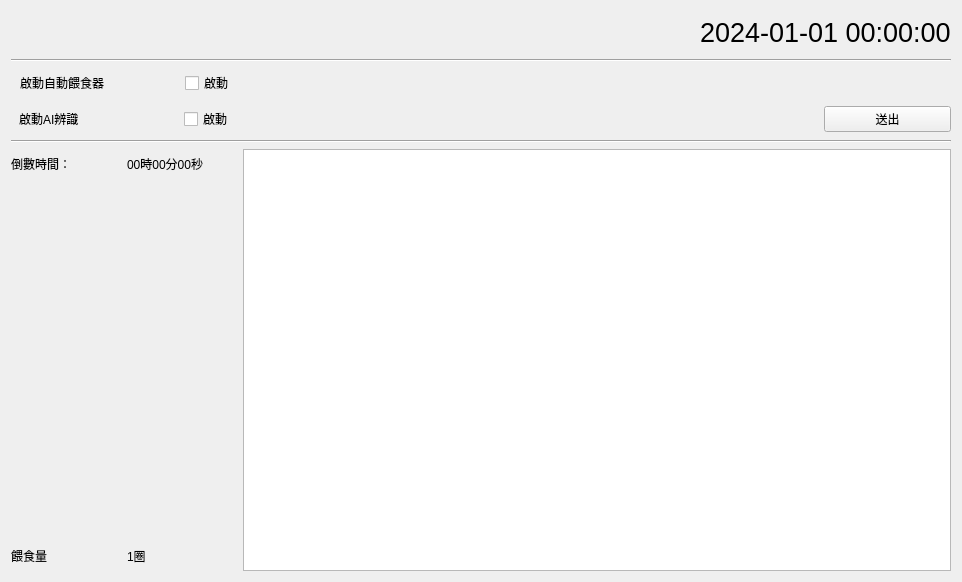
<?xml version="1.0" encoding="UTF-8"?>
<ui version="4.0">
 <class>Form</class>
 <widget class="QWidget" name="Form">
  <property name="geometry">
   <rect>
    <x>0</x>
    <y>0</y>
    <width>962</width>
    <height>582</height>
   </rect>
  </property>
  <property name="windowTitle">
   <string>Form</string>
  </property>
  <layout class="QVBoxLayout" name="verticalLayout_3" stretch="1,0,1,1,0,10">
   <item>
    <layout class="QHBoxLayout" name="horizontalLayout">
     <item>
      <spacer name="horizontalSpacer">
       <property name="orientation">
        <enum>Qt::Horizontal</enum>
       </property>
       <property name="sizeHint" stdset="0">
        <size>
         <width>40</width>
         <height>20</height>
        </size>
       </property>
      </spacer>
     </item>
     <item>
      <widget class="QLabel" name="labCurrentTime">
       <property name="font">
        <font>
         <family>Arial</family>
         <pointsize>20</pointsize>
        </font>
       </property>
       <property name="text">
        <string>2024-01-01 00:00:00</string>
       </property>
      </widget>
     </item>
    </layout>
   </item>
   <item>
    <widget class="Line" name="line">
     <property name="orientation">
      <enum>Qt::Horizontal</enum>
     </property>
    </widget>
   </item>
   <item>
    <layout class="QHBoxLayout" name="horizontalLayout_2" stretch="1,0,1,5">
     <item alignment="Qt::AlignHCenter">
      <widget class="QLabel" name="labAutoFeeder">
       <property name="minimumSize">
        <size>
         <width>110</width>
         <height>30</height>
        </size>
       </property>
       <property name="text">
        <string>啟動自動餵食器</string>
       </property>
      </widget>
     </item>
     <item>
      <spacer name="horizontalSpacer_3">
       <property name="orientation">
        <enum>Qt::Horizontal</enum>
       </property>
       <property name="sizeHint" stdset="0">
        <size>
         <width>40</width>
         <height>20</height>
        </size>
       </property>
      </spacer>
     </item>
     <item>
      <widget class="QCheckBox" name="cbAutoFeederStart">
       <property name="text">
        <string>啟動</string>
       </property>
      </widget>
     </item>
     <item>
      <spacer name="horizontalSpacer_2">
       <property name="orientation">
        <enum>Qt::Horizontal</enum>
       </property>
       <property name="sizeHint" stdset="0">
        <size>
         <width>40</width>
         <height>20</height>
        </size>
       </property>
      </spacer>
     </item>
    </layout>
   </item>
   <item>
    <layout class="QHBoxLayout" name="horizontalLayout_4" stretch="1,0,1,4,1">
     <item alignment="Qt::AlignHCenter">
      <widget class="QLabel" name="labAIFunction">
       <property name="minimumSize">
        <size>
         <width>110</width>
         <height>30</height>
        </size>
       </property>
       <property name="text">
        <string>啟動AI辨識</string>
       </property>
      </widget>
     </item>
     <item>
      <spacer name="horizontalSpacer_4">
       <property name="orientation">
        <enum>Qt::Horizontal</enum>
       </property>
       <property name="sizeType">
        <enum>QSizePolicy::Fixed</enum>
       </property>
       <property name="sizeHint" stdset="0">
        <size>
         <width>40</width>
         <height>20</height>
        </size>
       </property>
      </spacer>
     </item>
     <item>
      <widget class="QCheckBox" name="cbAIFunctionStart">
       <property name="text">
        <string>啟動</string>
       </property>
      </widget>
     </item>
     <item>
      <spacer name="horizontalSpacer_5">
       <property name="orientation">
        <enum>Qt::Horizontal</enum>
       </property>
       <property name="sizeHint" stdset="0">
        <size>
         <width>40</width>
         <height>20</height>
        </size>
       </property>
      </spacer>
     </item>
     <item>
      <widget class="QPushButton" name="btnSubmit">
       <property name="text">
        <string>送出</string>
       </property>
      </widget>
     </item>
    </layout>
   </item>
   <item>
    <widget class="Line" name="line_2">
     <property name="orientation">
      <enum>Qt::Horizontal</enum>
     </property>
    </widget>
   </item>
   <item>
    <layout class="QHBoxLayout" name="horizontalLayout_5">
     <item>
      <layout class="QVBoxLayout" name="verticalLayout_4">
       <item>
        <layout class="QHBoxLayout" name="horizontalLayout_6">
         <item>
          <widget class="QLabel" name="label_4">
           <property name="minimumSize">
            <size>
             <width>110</width>
             <height>30</height>
            </size>
           </property>
           <property name="layoutDirection">
            <enum>Qt::LeftToRight</enum>
           </property>
           <property name="autoFillBackground">
            <bool>false</bool>
           </property>
           <property name="text">
            <string>倒數時間：</string>
           </property>
          </widget>
         </item>
         <item>
          <widget class="QLabel" name="labTimer">
           <property name="minimumSize">
            <size>
             <width>110</width>
             <height>30</height>
            </size>
           </property>
           <property name="text">
            <string>00時00分00秒</string>
           </property>
          </widget>
         </item>
        </layout>
       </item>
       <item>
        <spacer name="verticalSpacer">
         <property name="orientation">
          <enum>Qt::Vertical</enum>
         </property>
         <property name="sizeHint" stdset="0">
          <size>
           <width>20</width>
           <height>40</height>
          </size>
         </property>
        </spacer>
       </item>
       <item>
        <layout class="QHBoxLayout" name="horizontalLayout_7">
         <item>
          <widget class="QLabel" name="label_6">
           <property name="minimumSize">
            <size>
             <width>110</width>
             <height>30</height>
            </size>
           </property>
           <property name="text">
            <string>餵食量</string>
           </property>
          </widget>
         </item>
         <item>
          <widget class="QLabel" name="labAmount">
           <property name="minimumSize">
            <size>
             <width>110</width>
             <height>30</height>
            </size>
           </property>
           <property name="text">
            <string>1圈</string>
           </property>
          </widget>
         </item>
        </layout>
       </item>
      </layout>
     </item>
     <item>
      <widget class="QPlainTextEdit" name="pteStatus"/>
     </item>
    </layout>
   </item>
  </layout>
 </widget>
 <resources/>
 <connections/>
</ui>
